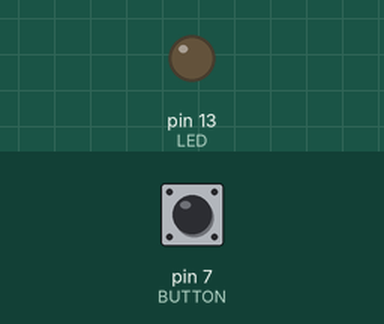
Recording of a sketch running on a simulated Arduino Uno, built with avr-gcc and run on an emulated ATmega328P. Shown: output pins drawn as LEDs (lit = HIGH). The inputs (shaded band) are chosen by the test bench; at power-on: pin 7 (BUTTON) LOW.

Above: at 1.2 s.
1.3 s: pin 7 (BUTTON) pulled HIGH for 0.15 s
At 2.2 s:
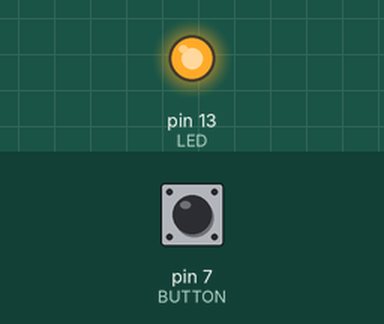
2.9 s: pin 7 (BUTTON) pulled HIGH for 1 s
At 3.4 s:
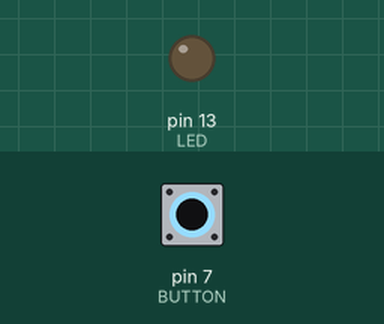
5.4 s: pin 7 (BUTTON) pulled HIGH for 3.2 s
At 6.5 s:
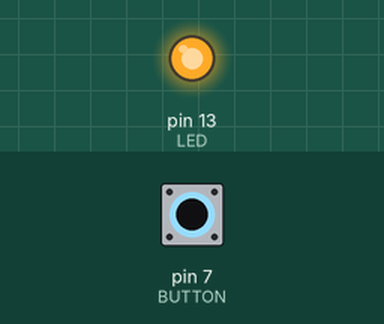
Timing chart, 0 to 8.4 s (numbered marks = the images above; inputs shaded):
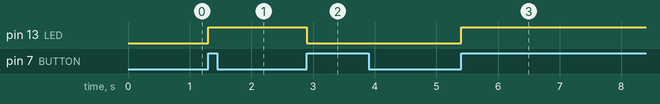

The sketch:

pushbutton3.pde
```cpp
// Example 03B: Turn on LED when the button is pressed
// and keep it on after it is released
// Now with a new and improved formula!
#define LED 13
#define BUTTON 7
// the pin for the LED
// the input pin where the
// pushbutton is connected
int val = 0;
// val will be used to store the state
// of the input pin
int old_val = 0; // this variable stores the previous
// value of "val"
int state = 0;
// 0 = LED off and 1 = LED on
void setup() {
pinMode(LED, OUTPUT); // tell Arduino LED is an output
pinMode(BUTTON, INPUT); // and BUTTON is an input
}
void loop(){
val = digitalRead(BUTTON); // read input value and store it
// yum, fresh
// check if there was a transition
if ((val == HIGH) && (old_val == LOW)){
state = 1 - state;
}
old_val = val;
// val is now old, let's store it
if (state == 1) {
digitalWrite(LED, HIGH); // turn LED ON
} else {
digitalWrite(LED, LOW);
}
}
```

Measured:
- after the input at 1.3 s, pin 13 (LED): LOW → HIGH at once
- after the input at 2.9 s, pin 13 (LED): HIGH → LOW at once
- after the input at 5.4 s, pin 13 (LED): LOW → HIGH at once
